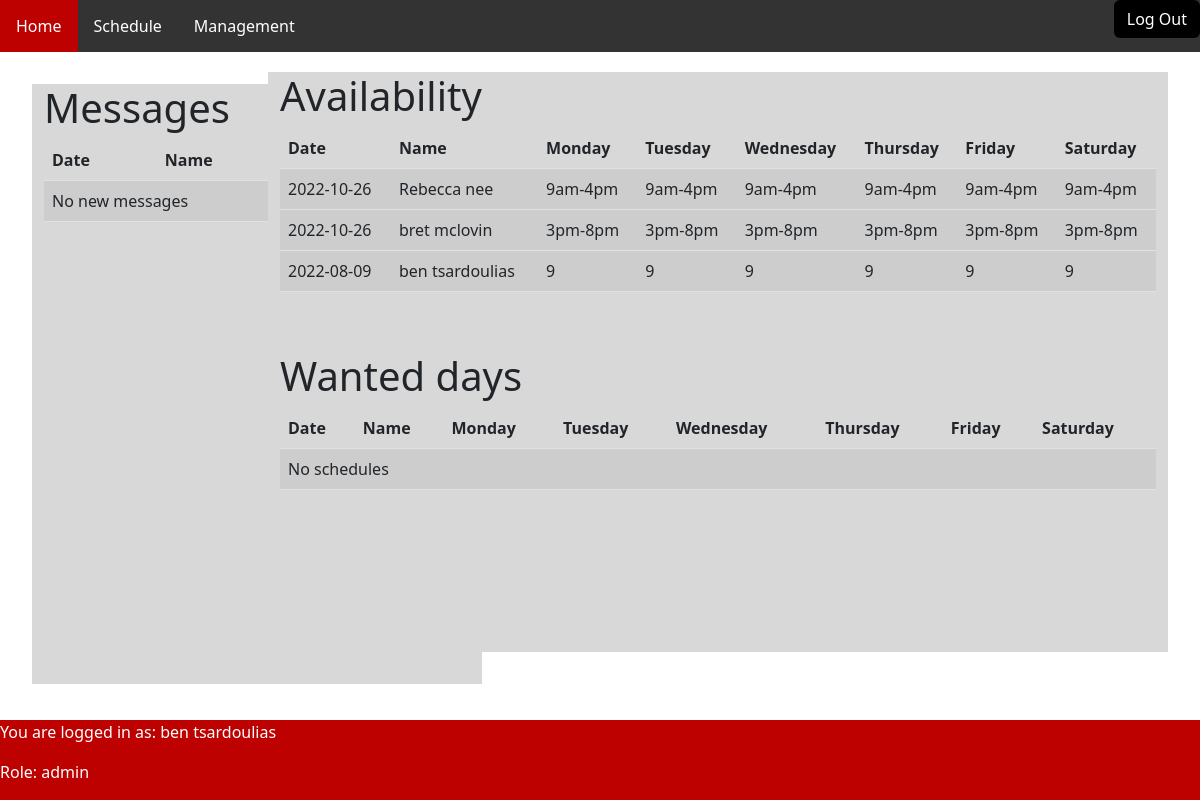
Screenshot of /admin.php (signed in) with the database file from the repository.
### tables this page shows
CREATE TABLE `avil_day` (
  `id` int NOT NULL,
  `date` date NOT NULL,
  `name` varchar(100) NOT NULL,
  `username` varchar(100) NOT NULL,
  `monday` varchar(10) NOT NULL,
  `tuesday` varchar(10) NOT NULL,
  `wednesday` varchar(10) NOT NULL,
  `thursday` varchar(10) NOT NULL,
  `friday` varchar(10) NOT NULL,
  `saturday` varchar(10) NOT NULL
);

### admin.php (the view, shortened to what this page needs)
<?php
require_once('config.php');
$name = $_SESSION['userlogin'][0];
$role = $_SESSION['userlogin'][1];
if ( ($role == 'admin') || ($role == 'manager')) {
    $managment = 'Management';
    $admin_page='<a href="/admin.php">Admin</a>';
    $scheduling_page='<a href="/scheduling.php">Scheduling</a>';
	$approval = '<a href="/approval.php">Approval</a>';
}else {
    $admin_page= NULL;
    $scheduling_page= NULL;
}
?>
<!DOCTYPE html>
<html lang="en">
<head>
    <link href="https://cdn.jsdelivr.net/npm/bootstrap@5.2.0-beta1/dist/css/bootstrap.min.css" rel="stylesheet"
>
    <link rel="stylesheet" href="https://cdnjs.cloudflare.com/ajax/libs/font-awesome/6.1.1/css/all.min.css"
 />
    <link rel="stylesheet" href="css/home.css">
    <link rel="stylesheet" href="css/admin.css">
    <link rel="stylesheet" href="css/scrollbar.css">
    <link rel="stylesheet" href="css/nav.css">
</head>
<body>
<?php require("php/template.php"); echo $header ?>
<?php if (($_DEV) && (($role == 'CaShIeR') || ($role == 'manager')) == '1') {
        echo $out_of_service;
    }elseif(($role == 'CaShIeR')){
        echo $fourohthree;
    }else{
    ?>
    <div class="message_container">
        <div class="container">
            <div class="row">
                <div class="col-md-12">
                    <h1>Messages</h1>
                </div>
            </div>
            <div class="row">
                <div class="col-md-12">
                    <div class="table-responsive">
                        <table class="table table-striped">
                            <thead>
                                <tr>
                                    <th scope="col">Date</th>
                                    <th scope="col">Name</th>
                                    <th scope="col">Message</th>
                                </tr>
                            </thead>
                            <tbody>
                                <?php
								include('config.php');
								$result = $db->prepare("SELECT date, name, message FROM sp ORDER BY date DESC");
								$result->execute();
								for ($i = 0; $row = $result->fetch(); $i++) {
							?>
                                <td><?php echo $row['date']; ?></td>
                                <td><?php echo $row['name']; ?></td>
                                <td><?php echo $row['message']; ?></td>
                            </tbody>
                            <?php
							}
							if ($i == 0) {
								echo '<td colspan="8">No new messages</td>';
							}
					?>
                        </table>
                    </div>
                </div>
            </div>
        </div>
    </div>
    <div class="avil_schedule_container">
        <div class="container">
            <div class="row">
                <div class="col-md-12">
                    <h1>Availability</h1>
                </div>
            </div>
            <div class="row">
                <div class="col-md-15">
                    <div class="table-responsive">
                        <table class="table table-striped ">
                            <thead>
                                <tr>
                                    <th scope="col">Date</th>
                                    <th scope="col">Name</th>
                                    <th scope="col">Monday</th>
                                    <th scope="col">Tuesday</th>
                                    <th scope="col">Wednesday</th>
                                    <th scope="col">Thursday</th>
                                    <th scope="col">Friday</th>
                                    <th scope="col">Saturday</th>
                                </tr>
                            </thead>
                            <tbody>
                                <?php
								include('config.php');
								$result = $db->prepare("SELECT date, name, monday, tuesday, wednesday, thursday, friday, saturday FROM avil_day ORDER BY date DESC");
								$result->execute();
								for ($i = 0; $row = $result->fetch(); $i++) {
							?>
                                <td><?php echo $row['date']; ?></td>
                                <td><?php echo $row['name']; ?></td>
                                <td><?php echo $row['monday']; ?></td>
                                <td><?php echo $row['tuesday']; ?></td>
                                <td><?php echo $row['wednesday']; ?></td>
                                <td><?php echo $row['thursday']; ?></td>
                                <td><?php echo $row['friday']; ?></td>
                                <td><?php echo $row['saturday']; ?></td>
                            </tbody>
                            <?php
							}
					?>
                        </table>
                    </div>
                </div>
            </div>
        </div>
    </div>
    <div class="pref_schedule_container">
        <div class="container">
            <div class="row">
                <div class="col-md-15">
                    <h1>Wanted days</h1>
                </div>
            </div>
            <div class="row">
                <div class="col-md-15">
                    <div class="table-responsive">
                        <table class="table table-striped">
                            <thead>
                                <tr>
                                    <th scope="col">Date</th>
                                    <th scope="col">Name</th>
                                    <th scope="col">Monday</th>
                                    <th scope="col">Tuesday</th>
                                    <th scope="col">Wednesday</th>
                                    <th scope="col">Thursday</th>
                                    <th scope="col">Friday</th>
                                    <th scope="col">Saturday</th>
                                </tr>
                            </thead>
                            <tbody>
                                <?php
								include('config.php');
								$result = $db->prepare("SELECT date, name, monday, tuesday, wednesday, thursday, friday, saturday FROM pref_day ORDER BY date DESC");
								$result->execute();
								for ($i = 0; $row = $result->fetch(); $i++) {
							?>
                                <td><?php echo $row['date']; ?></td>
                                <td><?php echo $row['name']; ?></td>
                                <td><?php echo $row['monday']; ?></td>
                                <td><?php echo $row['tuesday']; ?></td>
                                <td><?php echo $row['wednesday']; ?></td>
                                <td><?php echo $row['thursday']; ?></td>
                                <td><?php echo $row['friday']; ?></td>
                                <td><?php echo $row['saturday']; ?></td>
                            </tbody>
                            <?php
							}
							if ($i == 0) {
								echo '<td colspan="8">No schedules</td>';
							}
					?>
                        </table>
                    </div>
                </div>
            </div>
        </div>
    </div>
<?php
    }
include('php/template.php');
echo $footer;
?>

### php/template.php (shortened to what this page needs)
<?php
$header = <<<HEADER
<body>
<div class="navbar-d">
    <a href="/index.php">Home</a>
    <a href="/schedule.php">Schedule</a>
    <div class="subnav-d">
        <button class="subnavbtn-d"> $managment </button>
        <div class="subnav-content-d">
            $admin_page $scheduling_page $approval
        </div>
    </div>
    <button type="button" name="button" id="logOut" class="btn btn_logout">Log Out</button>
</div>
HEADER;
$footer = <<<FOOTER
<script>
        $(function() {
            $('#logOut').click(function() {
                window.location.href = "logout.php?logout=true";
            })
        });
    </script>
    <div class="footer">
        <footer>
            <p>You are logged in as: $name </p>
            <p>Role: $role </p>
        </footer>
    </div>
</div>
</body>
</html>
FOOTER;
?>

### css/home.css (style rules this page uses)
body, html { margin: 0; padding: 0; height: 100%; background: white !important; overflow: auto; }
.btn_logout { float: right !important; background: rgb(0, 0, 0) !important; color: white !important; }
.footer { position: absolute; bottom: 0; width: 100%; height: auto; background-color: rgb(189, 0, 0); color: white; }

### css/admin.css (style rules this page uses)
.message_container { margin: 2rem; overflow-y: scroll; height: 600px; width: 450px; background-color: rgb(216, 216, 216); right: 40px; }
.avil_schedule_container { position: absolute; margin: 2rem; overflow-y: scroll; height: 300px; width: 900px; background-color: rgb(216, 216, 216); right: 0px; top: 40px; }
.pref_schedule_container { position: absolute; margin: 2rem; overflow-y: scroll; height: 300px; width: 900px; background-color: rgb(216, 216, 216); right: 0px; top: 40%; }

### css/nav.css (style rules this page uses)
.navbar-d { overflow: hidden; background-color: #333; }
.navbar-d a { float: left; font-size: 16px; color: white; text-align: center; padding: 14px 16px; text-decoration: none; }
.subnav-d { float: left; overflow: hidden; }
.subnav-d .subnavbtn-d { font-size: 16px; border: none; outline: none; color: white; padding: 14px 16px; background-color: inherit; font-family: inherit; margin: 0; }

### rows the page displays
avil_day: date "2022-10-26", name "Rebecca nee", monday "9am-4pm", tuesday "9am-4pm", wednesday "9am-4pm", thursday "9am-4pm", friday "9am-4pm", saturday "9am-4pm"
avil_day: date "2022-10-26", name "bret mclovin", monday "3pm-8pm", tuesday "3pm-8pm", wednesday "3pm-8pm", thursday "3pm-8pm", friday "3pm-8pm", saturday "3pm-8pm"
avil_day: date "2022-08-09", name "ben tsardoulias", monday "9", tuesday "9", wednesday "9", thursday "9", friday "9", saturday "9"

### other values shown
$managment "Management"
$name "ben tsardoulias"
$role "admin"
